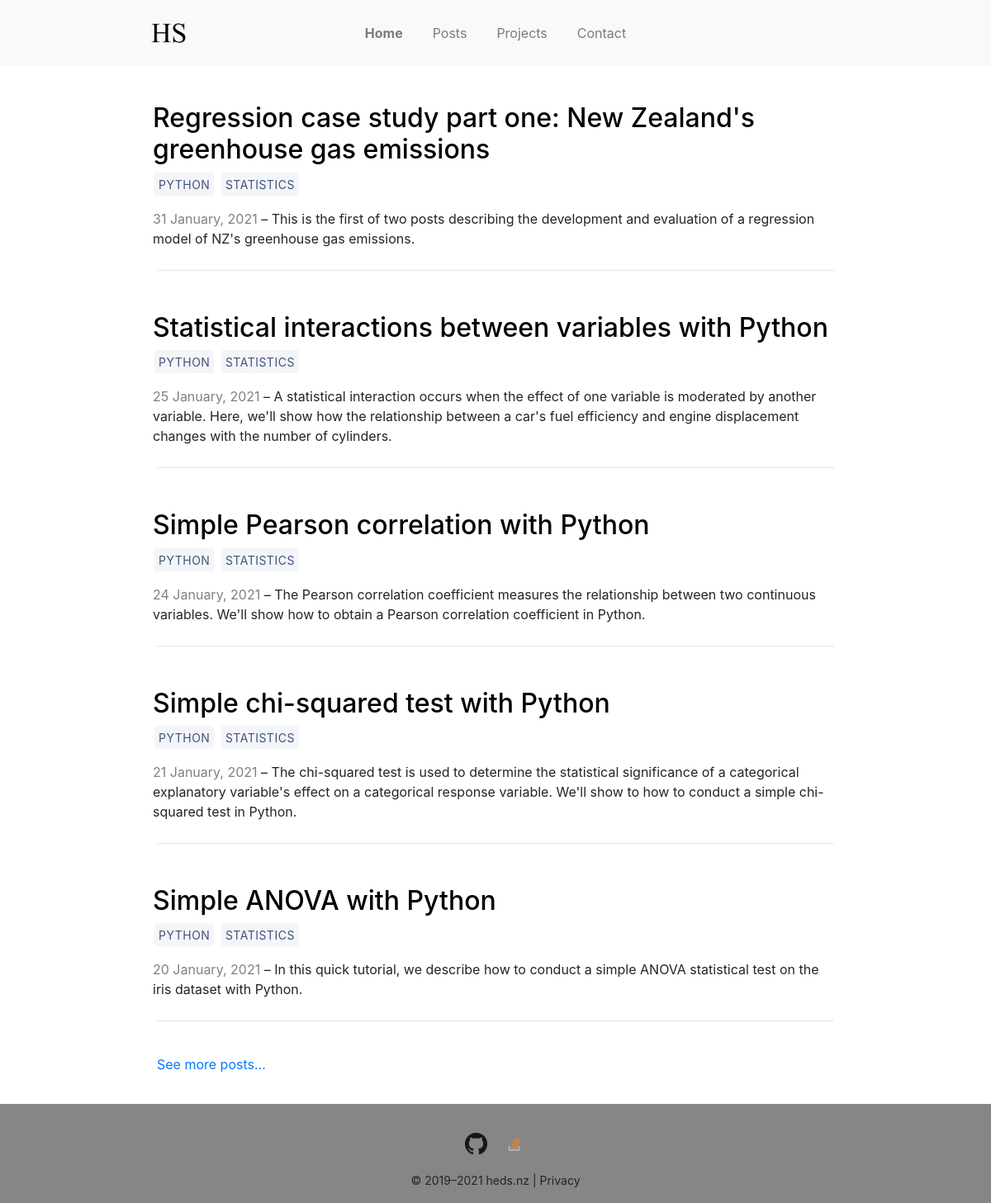
The app's page /, older data.
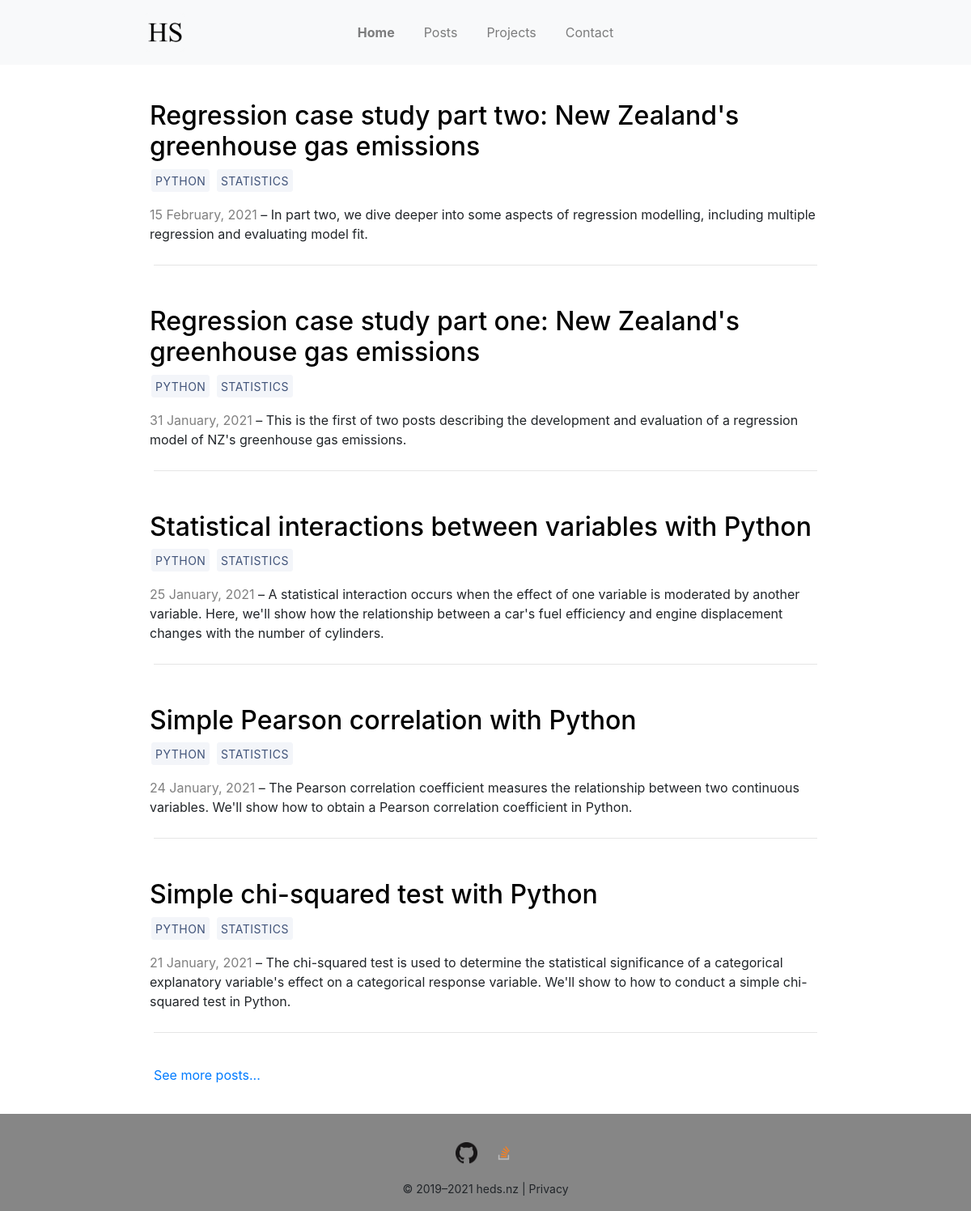
The same page, newer data.
### blog/models.py (models this page shows, shortened)
class BlogPost(models.Model):
    title = models.CharField(max_length=100)
    is_published = models.BooleanField(default=True)
    published_date = models.DateField()
    modified_date = models.DateField(null=True, blank=True)
    slug = models.SlugField(unique=True)
    tags = models.ManyToManyField('Tag', related_name='blog_posts')
    snippet = models.CharField('snippet', max_length=250)
    content = models.TextField()
    def get_absolute_url(self):
        return reverse('detail', kwargs = {'slug': self.slug})

class Tag(models.Model):
    name = models.CharField(max_length=20)

### blog/views.py (the view)
# urls.py: 2. Add a URL to urlpatterns:  path('', views.home, name='home')
def home(request):
    blog_posts = BlogPost.objects.filter(is_published=True).order_by('-published_date')[:5]
    context = {
        "blog_posts": blog_posts,
    }
    return render(request, 'home.html', context)

### blog/templates/home.html (shortened to what this page needs)
{% extends 'base.html' %}
{% load static %}
{% block content %}
    {% for post in blog_posts %}
        <div class="row">
            <div class="column snippet-text">
                <h2>
                    <a id='post-href' href="{{post.get_absolute_url}}"> {{ post.title|safe }} </a>
                </h2>
                <p>
                    {% for tag in post.tags.all %}
                        <a class="btn" href="{% url 'tag' tag.name %}">
                            {{ tag.name }}
                        </a>
                    {% endfor %}
                </p>
                <p style="color:gray; display:inline;">
                    {{ post.published_date|date:"j F, Y" }}
                </p>
                <p style="display:inline;">
                    &ndash; {{ post.snippet|safe }}
                </p>
            </div>
        </div>
        <hr>
        <br />
    {% endfor %}
    <p>
        {% url 'posts' as url %}
        <a href="{{ url }}">See more posts...</a>
    </p>
{% endblock %}

Row changes from the older to the newer data that the page shows:
no longer on this page (row unchanged): BlogPost: title "Simple ANOVA with Python", published_date "20 January, 2021", snippet "In this quick tutorial, we describe how to conduct a simple ANOVA statistical test on the iris dataset with Python.", Tag (name "PYTHON"), Tag (name "STATISTICS")
now on this page (row edited): BlogPost: title "Regression case study part two: New Zealand's greenhouse gas emissions", published_date "15 February, 2021", snippet "In part two, we dive deeper into some aspects of regression modelling, including multiple regression and evaluating model fit.", Tag (name "PYTHON"), Tag (name "STATISTICS")
